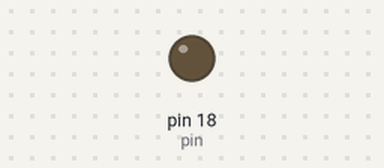
The program below on a simulated Raspberry Pi (header pin numbers). Shown: output pins drawn as LEDs (lit = HIGH). At 10.7 s the program stops and its outputs stay as they are.

Above: at 6.12 s.
Timing chart, 0 to 11.9 s (numbered marks = the images above):
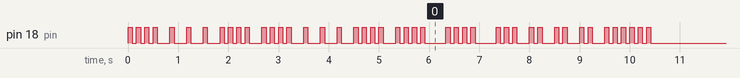

The program:

malkmus.py
```python
#!/usr/bin/env python

"""Rhythm of 'Shake It Around' by Stephen Malkmus."""

from blinkenlights import setup, cleanup, rhythm

pin = 18
tempo = 180 * 2
setup(pin)
for i in range(2):
    rhythm("1111010101011110", tempo, pin)
rhythm("1111001111001110", tempo, pin)
rhythm("1101101101111110", tempo, pin)
cleanup()
```

blinkenlights.py
```python
# Library of various functions for lighting LEDs.
# Adapted from code by Rahul Kar.
# http://www.rpiblog.com/2012/09/using-gpio-of-raspberry-pi-to-blink-led.html

import RPi.GPIO as GPIO
from time import sleep

def onoff(ontime, offtime, pin):
    """Base function that does the real work calling GPIO functions."""
    GPIO.output(pin, GPIO.HIGH)
    sleep(ontime)
    GPIO.output(pin, GPIO.LOW)
    sleep(offtime)

def setup(pin):
    # Use Raspberry-Pi board pin numbers. In other words, 11 means pin
    # number 11, not GPIO 11.
    GPIO.setmode(GPIO.BOARD)
    GPIO.setup(pin, GPIO.OUT) # requires root?

def cleanup():
    GPIO.cleanup()

def strobe(freq, dur, pin):
    nflashes = int(freq * dur)
    period = 1.0 / freq
    for i in range(nflashes):
        onoff(period/2.0, period/2.0, pin)

dash_t = 0.2
pause_t = 0.1
dot_t = 0.1
letter_t = 0

def dash(pin):
    onoff(dash_t, pause_t, pin) # closure

def dot(pin):
    onoff(dot_t, pause_t, pin)

def letter(string, pin):
    """Input a string of .- and flash in Morse."""
    for char in string:
        if char == '-':
            dash(pin)
        if char == '.':
            dot(pin)
    sleep(letter_t)

def rhythm(spec, bpm, pin):
    """Input a string of 01 and flash at certain tempo."""
    sec_per_beat = 60.0 / bpm
    half_cycle = sec_per_beat / 2.0
    for char in spec:
        if char == "1":
            onoff(half_cycle, half_cycle, pin)
        if char == "0":
            sleep(sec_per_beat)

def dimmer(proportion, duration, pin):
    hertz = 60
    cycles = hertz * duration
    period = 1.0 / hertz
    on = proportion * period
    off = period - on
    for i in range(int(cycles)):
        onoff(on, off, pin)
```
